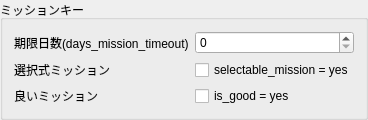
                <widget class="QGroupBox" name="groupMission">
                 <property name="title">
                  <string>ミッションキー</string>
                 </property>
                 <layout class="QFormLayout" name="groupMissionForm">
                  <item row="0" column="0">
                   <widget class="QLabel" name="labelDaysMissionTimeout">
                    <property name="text">
                     <string>期限日数(days_mission_timeout)</string>
                    </property>
                   </widget>
                  </item>
                  <item row="0" column="1">
                   <widget class="QSpinBox" name="spinDaysMissionTimeout">
                    <property name="minimum">
                     <number>0</number>
                    </property>
                    <property name="maximum">
                     <number>99999</number>
                    </property>
                   </widget>
                  </item>
                  <item row="1" column="0">
                   <widget class="QLabel" name="labelSelectableMission">
                    <property name="text">
                     <string>選択式ミッション</string>
                    </property>
                   </widget>
                  </item>
                  <item row="1" column="1">
                   <widget class="QCheckBox" name="checkSelectableMission">
                    <property name="text">
                     <string>selectable_mission = yes</string>
                    </property>
                   </widget>
                  </item>
                  <item row="2" column="0">
                   <widget class="QLabel" name="labelIsGood">
                    <property name="text">
                     <string>良いミッション</string>
                    </property>
                   </widget>
                  </item>
                  <item row="2" column="1">
                   <widget class="QCheckBox" name="checkIsGood">
                    <property name="text">
                     <string>is_good = yes</string>
                    </property>
                   </widget>
                  </item>
                 </layout>
                </widget>
